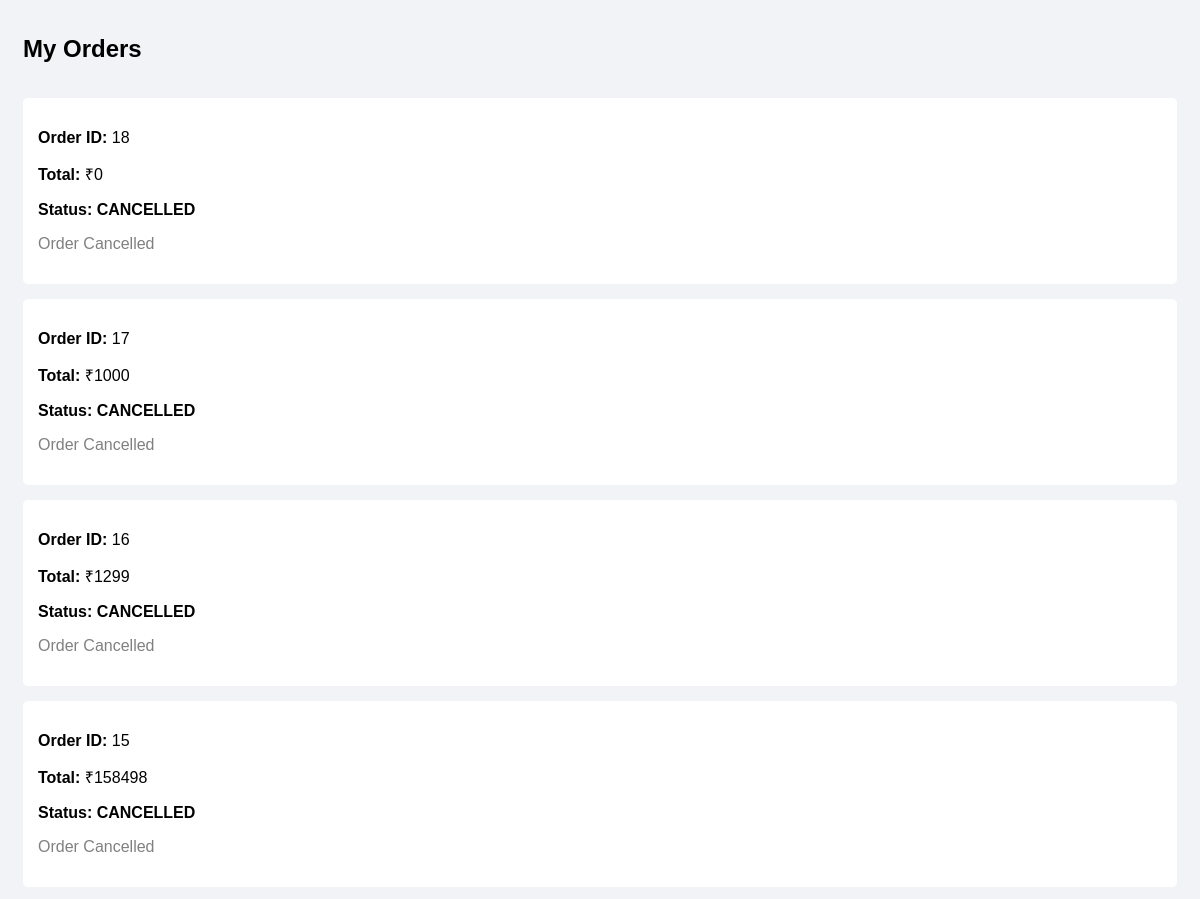
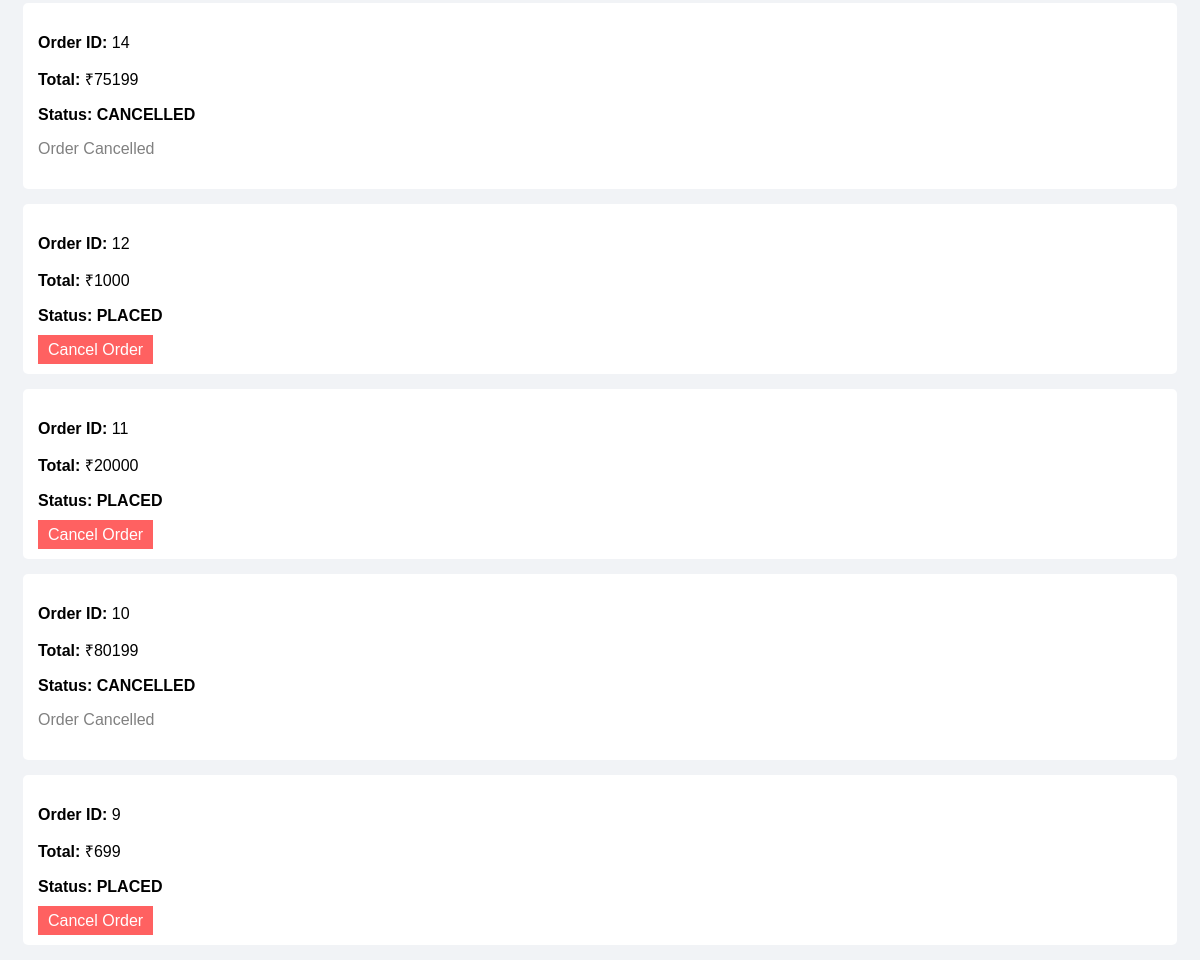
Page /my-orders/ (signed in) on the earlier database version (2 pictures, top to bottom).
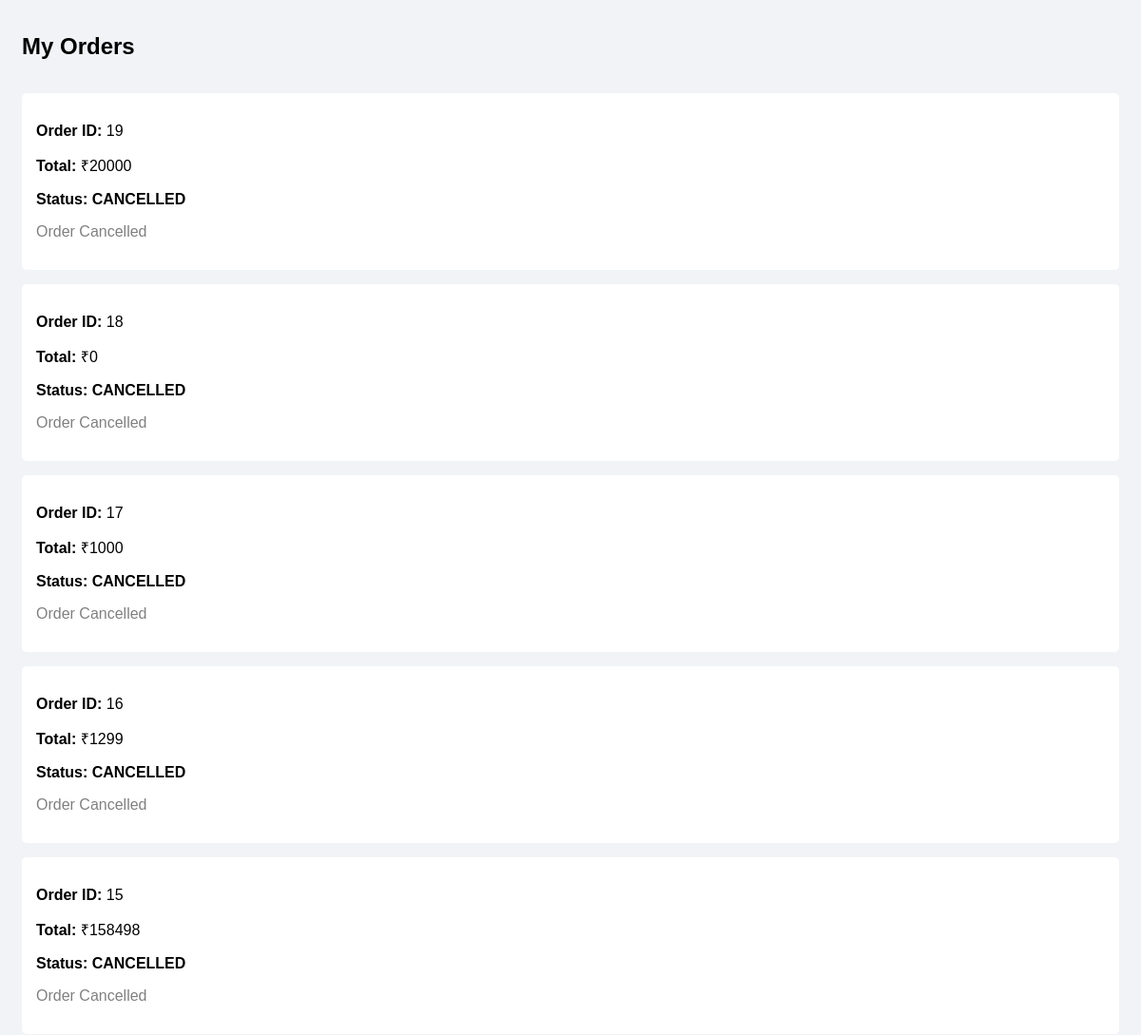
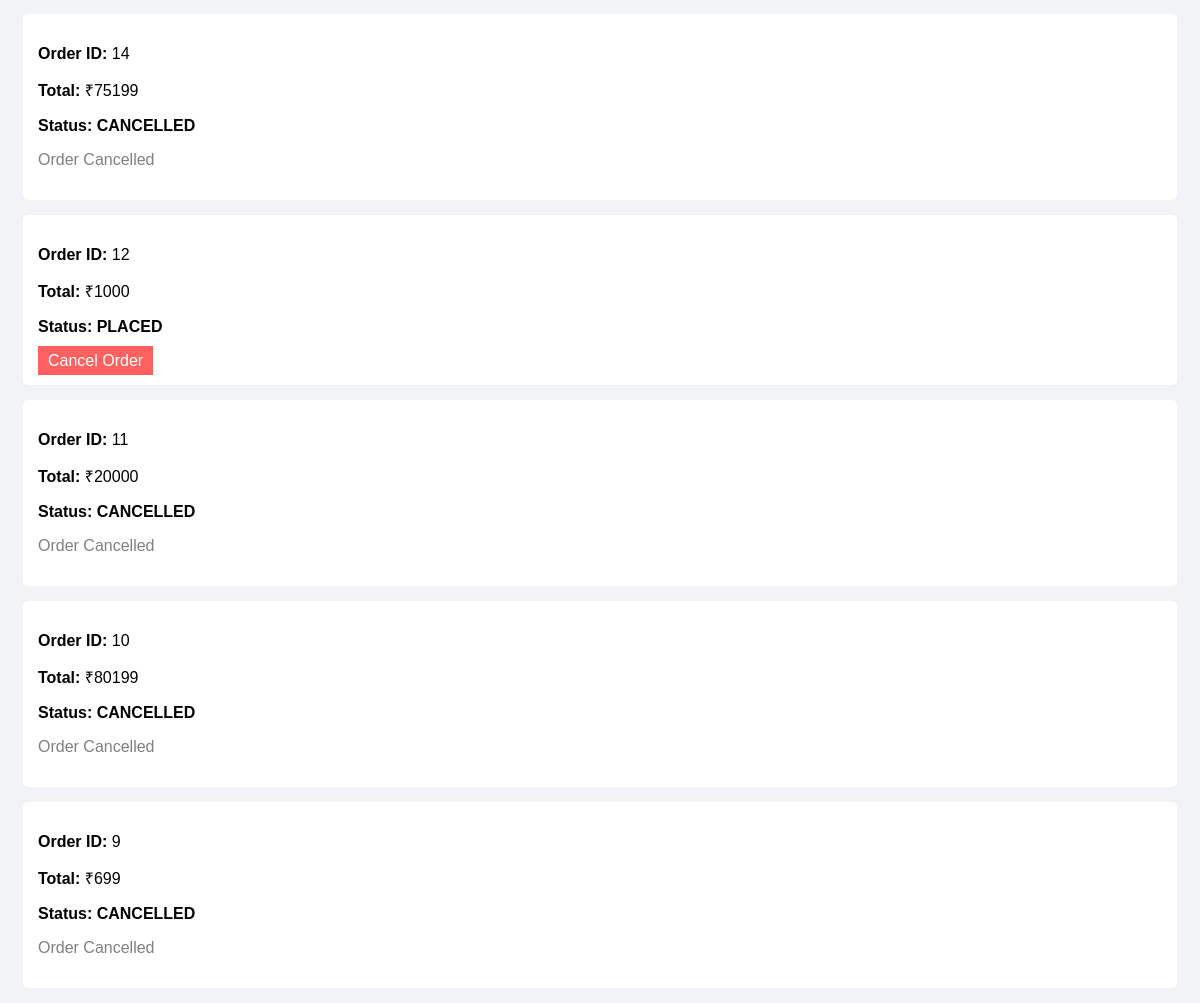
Same page on the later database version (2 pictures, top to bottom).
### store/models.py (models this page shows, shortened)
class Order(models.Model):
    user = models.ForeignKey(User, on_delete=models.SET_NULL, null=True, blank=True)
    total_amount = models.IntegerField()
    status = models.CharField(max_length=20, default='PLACED')
    created_at = models.DateTimeField(auto_now_add=True)

### store/views.py (the view)
# urls.py: path('my-orders/', views.my_orders, name='my_orders'),
@login_required
def my_orders(request):
    orders = Order.objects.filter(user=request.user).order_by('-created_at')
    return render(request, 'my_orders.html', {'orders': orders})

### templates/my_orders.html (shortened to what this page needs)
<!DOCTYPE html>
<html>
<head>
</head>
<body>
    <h2 style="padding:15px;">My Orders</h2>
    {% for order in orders %}
    <div class="order">
        <p><strong>Order ID:</strong> {{ order.id }}</p>
        <p><strong>Total:</strong> ₹{{ order.total_amount }}</p>
        <p class="status">Status: {{ order.status }}</p>
        {% if order.status == "PLACED" %}
        <a class="cancel" href="{% url 'cancel_order' order.id %}">
            Cancel Order
        </a>
        {% else %}
        <p style="color:gray;">Order Cancelled</p>
        {% endif %}
    </div>
    {% empty %}
    <p>No orders found.</p>
    {% endfor %}
</body>
</html>

### templates/my_orders.html (style rules this page uses)
body { font-family: Arial; background: #f1f3f6; }
.order { background: white; padding: 15px; margin: 15px; border-radius: 5px; }
.cancel { background: #ff6161; color: white; padding: 6px 10px; border: none; cursor: pointer; text-decoration: none; }
.status { font-weight: bold; }

Differences in the rows shown:
added Order: id "19", total_amount "20000", status "CANCELLED", shows "Order Cancelled"
changed Order id 11: status "PLACED" → "CANCELLED"; status "Cancel Order" → "Order Cancelled"
changed Order id 9: status "PLACED" → "CANCELLED"; status "Cancel Order" → "Order Cancelled"
